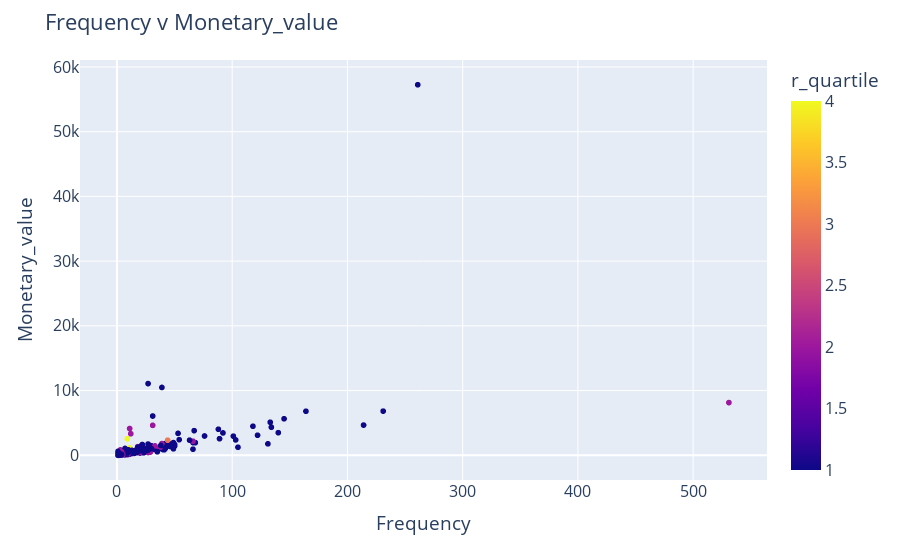

The notebook cell this image was saved under:
### Code cell
plotly_paired('frequency', 'monetary_value')

### Figure 1 — Plotly figure (JSON) as saved in the notebook; plotly's stock layout.template omitted (floating-point values rounded to 4 significant figures; data arrays with more than 128 entries replaced by an {"elided": "..."} marker saying what was removed)
{"data": [{"hovertemplate": "<b>%{hovertext}</b><br><br>frequency=%{x}<br>monetary_value=%{y}<br>r_quartile=%{marker.color}<extra></extra>", "hovertext": {"elided": "6119 int values"}, "legendgroup": "", "marker": {"color": {"elided": "6119 int values"}, "coloraxis": "coloraxis", "symbol": "circle"}, "mode": "markers", "name": "", "showlegend": false, "type": "scattergl", "x": {"elided": "6119 int values"}, "xaxis": "x", "y": {"elided": "6119 float values"}, "yaxis": "y"}], "layout": {"autosize": true, "coloraxis": {"colorbar": {"title": {"text": "r_quartile"}}, "colorscale": [[0, "#0d0887"], [0.1111, "#46039f"], [0.2222, "#7201a8"], [0.3333, "#9c179e"], [0.4444, "#bd3786"], [0.5556, "#d8576b"], [0.6667, "#ed7953"], [0.7778, "#fb9f3a"], [0.8889, "#fdca26"], [1, "#f0f921"]]}, "font": {"size": 16}, "legend": {"tracegroupgap": 0}, "margin": {"t": 60}, "title": {"text": "Frequency v Monetary_value"}, "xaxis": {"anchor": "y", "autorange": true, "domain": [0, 1], "range": [-30.57, 562.6], "title": {"text": "Frequency"}, "type": "linear"}, "yaxis": {"anchor": "x", "autorange": true, "domain": [0, 1], "range": [-4432.0, 61690.0], "title": {"text": "Monetary_value"}, "type": "linear"}}}
